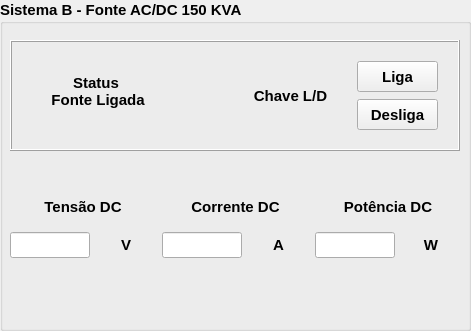
          <widget class="QGroupBox" name="groupBox_15">
           <property name="minimumSize">
            <size>
             <width>471</width>
             <height>331</height>
            </size>
           </property>
           <property name="maximumSize">
            <size>
             <width>471</width>
             <height>331</height>
            </size>
           </property>
           <property name="font">
            <font>
             <pointsize>11</pointsize>
             <weight>75</weight>
             <bold>true</bold>
            </font>
           </property>
           <property name="title">
            <string>Sistema B - Fonte AC/DC 150 KVA</string>
           </property>
           <widget class="QFrame" name="frame_5">
            <property name="geometry">
             <rect>
              <x>10</x>
              <y>40</y>
              <width>450</width>
              <height>111</height>
             </rect>
            </property>
            <property name="minimumSize">
             <size>
              <width>450</width>
              <height>92</height>
             </size>
            </property>
            <property name="frameShape">
             <enum>QFrame::Box</enum>
            </property>
            <property name="frameShadow">
             <enum>QFrame::Raised</enum>
            </property>
            <widget class="QWidget" name="layoutWidget_14">
             <property name="geometry">
              <rect>
               <x>220</x>
               <y>20</y>
               <width>208</width>
               <height>72</height>
              </rect>
             </property>
             <layout class="QHBoxLayout" name="horizontalLayout_19">
              <item>
               <widget class="PyDMLabel" name="PyDMLabel_82">
                <property name="font">
                 <font>
                  <weight>75</weight>
                  <bold>true</bold>
                 </font>
                </property>
                <property name="toolTip">
                 <string/>
                </property>
                <property name="whatsThis">
                 <string/>
                </property>
                <property name="styleSheet">
                 <string notr="true"/>
                </property>
                <property name="text">
                 <string>Chave L/D</string>
                </property>
                <property name="alignment">
                 <set>Qt::AlignCenter</set>
                </property>
               </widget>
              </item>
              <item>
               <layout class="QVBoxLayout" name="verticalLayout_12">
                <item>
                 <widget class="PyDMPushButton" name="pb_on_power_supply_b">
                  <property name="enabled">
                   <bool>true</bool>
                  </property>
                  <property name="minimumSize">
                   <size>
                    <width>81</width>
                    <height>31</height>
                   </size>
                  </property>
                  <property name="maximumSize">
                   <size>
                    <width>81</width>
                    <height>31</height>
                   </size>
                  </property>
                  <property name="font">
                   <font>
                    <weight>75</weight>
                    <bold>true</bold>
                   </font>
                  </property>
                  <property name="toolTip">
                   <string/>
                  </property>
                  <property name="whatsThis">
                   <string>
    Basic PushButton to send a fixed value.

    The PyDMPushButton is meant to hold a specific value, and send that value
    to a channel when it is clicked, much like the MessageButton does in EDM.
    The PyDMPushButton works in two different modes of operation, first, a
    fixed value can be given to the :attr:`.pressValue` attribute, whenever the
    button is clicked a signal containing this value will be sent to the
    connected channel. This is the default behavior of the button. However, if
    the :attr:`.relativeChange` is set to True, the fixed value will be added
    to the current value of the channel. This means that the button will
    increment a channel by a fixed amount with every click, a consistent
    relative move
    
    Parameters
    ----------
    pressValue : int, float, str
        Value to be sent when the button is clicked
    
    channel : str
        ID of channel to manipulate

    parent : QObject, optional
        Parent of PyDMPushButton

    label : str, optional
        String to place on button

    icon : QIcon, optional
        An Icon to display on the PyDMPushButton


    relative : bool, optional
        Choice to have the button peform a relative put, instead of always
        setting to an absolute value
    </string>
                  </property>
                  <property name="text">
                   <string>Liga</string>
                  </property>
                  <property name="checkable">
                   <bool>true</bool>
                  </property>
                 </widget>
                </item>
                <item>
                 <widget class="PyDMPushButton" name="pb_off_power_supply_b">
                  <property name="enabled">
                   <bool>true</bool>
                  </property>
                  <property name="minimumSize">
                   <size>
                    <width>81</width>
                    <height>31</height>
                   </size>
                  </property>
                  <property name="maximumSize">
                   <size>
                    <width>81</width>
                    <height>31</height>
                   </size>
                  </property>
                  <property name="font">
                   <font>
                    <weight>75</weight>
                    <bold>true</bold>
                   </font>
                  </property>
                  <property name="toolTip">
                   <string/>
                  </property>
                  <property name="whatsThis">
                   <string>
    Basic PushButton to send a fixed value.

    The PyDMPushButton is meant to hold a specific value, and send that value
    to a channel when it is clicked, much like the MessageButton does in EDM.
    The PyDMPushButton works in two different modes of operation, first, a
    fixed value can be given to the :attr:`.pressValue` attribute, whenever the
    button is clicked a signal containing this value will be sent to the
    connected channel. This is the default behavior of the button. However, if
    the :attr:`.relativeChange` is set to True, the fixed value will be added
    to the current value of the channel. This means that the button will
    increment a channel by a fixed amount with every click, a consistent
    relative move
    
    Parameters
    ----------
    pressValue : int, float, str
        Value to be sent when the button is clicked
    
    channel : str
        ID of channel to manipulate

    parent : QObject, optional
        Parent of PyDMPushButton

    label : str, optional
        String to place on button

    icon : QIcon, optional
        An Icon to display on the PyDMPushButton


    relative : bool, optional
        Choice to have the button peform a relative put, instead of always
        setting to an absolute value
    </string>
                  </property>
                  <property name="text">
                   <string>Desliga</string>
                  </property>
                  <property name="checkable">
                   <bool>true</bool>
                  </property>
                 </widget>
                </item>
               </layout>
              </item>
             </layout>
            </widget>
            <widget class="QWidget" name="layoutWidget_15">
             <property name="geometry">
              <rect>
               <x>10</x>
               <y>30</y>
               <width>125</width>
               <height>43</height>
              </rect>
             </property>
             <layout class="QHBoxLayout" name="horizontalLayout_20">
              <item>
               <widget class="PyDMLed" name="led_status_power_supply_b">
                <property name="minimumSize">
                 <size>
                  <width>21</width>
                  <height>41</height>
                 </size>
                </property>
                <property name="maximumSize">
                 <size>
                  <width>21</width>
                  <height>41</height>
                 </size>
                </property>
                <property name="toolTip">
                 <string/>
                </property>
                <property name="whatsThis">
                 <string/>
                </property>
                <property name="onColour">
                 <enum>QLed::Green</enum>
                </property>
                <property name="offColour">
                 <enum>QLed::Red</enum>
                </property>
               </widget>
              </item>
              <item>
               <widget class="PyDMLabel" name="PyDMLabel_83">
                <property name="font">
                 <font>
                  <weight>75</weight>
                  <bold>true</bold>
                 </font>
                </property>
                <property name="toolTip">
                 <string/>
                </property>
                <property name="whatsThis">
                 <string/>
                </property>
                <property name="text">
                 <string>Status 
 Fonte Ligada</string>
                </property>
                <property name="alignment">
                 <set>Qt::AlignCenter</set>
                </property>
               </widget>
              </item>
             </layout>
            </widget>
           </widget>
           <widget class="QWidget" name="layoutWidget_16">
            <property name="geometry">
             <rect>
              <x>10</x>
              <y>190</y>
              <width>451</width>
              <height>71</height>
             </rect>
            </property>
            <layout class="QGridLayout" name="gridLayout_11">
             <item row="0" column="0">
              <widget class="PyDMLabel" name="PyDMLabel_84">
               <property name="font">
                <font>
                 <weight>75</weight>
                 <bold>true</bold>
                </font>
               </property>
               <property name="toolTip">
                <string/>
               </property>
               <property name="whatsThis">
                <string/>
               </property>
               <property name="text">
                <string>Tensão DC</string>
               </property>
               <property name="alignment">
                <set>Qt::AlignCenter</set>
               </property>
              </widget>
             </item>
             <item row="0" column="1">
              <widget class="PyDMLabel" name="PyDMLabel_85">
               <property name="font">
                <font>
                 <weight>75</weight>
                 <bold>true</bold>
                </font>
               </property>
               <property name="toolTip">
                <string/>
               </property>
               <property name="whatsThis">
                <string/>
               </property>
               <property name="text">
                <string>Corrente DC</string>
               </property>
               <property name="alignment">
                <set>Qt::AlignCenter</set>
               </property>
              </widget>
             </item>
             <item row="0" column="2">
              <widget class="PyDMLabel" name="PyDMLabel_86">
               <property name="font">
                <font>
                 <weight>75</weight>
                 <bold>true</bold>
                </font>
               </property>
               <property name="toolTip">
                <string/>
               </property>
               <property name="whatsThis">
                <string/>
               </property>
               <property name="text">
                <string>Potência DC</string>
               </property>
               <property name="alignment">
                <set>Qt::AlignCenter</set>
               </property>
              </widget>
             </item>
             <item row="1" column="0">
              <layout class="QHBoxLayout" name="horizontalLayout_21">
               <item>
                <widget class="PyDMLineEdit" name="le_power_supply_voltage_b">
                 <property name="maximumSize">
                  <size>
                   <width>80</width>
                   <height>16777215</height>
                  </size>
                 </property>
                 <property name="toolTip">
                  <string/>
                 </property>
                 <property name="whatsThis">
                  <string>
    Writeable text field to send and display channel values
    </string>
                 </property>
                 <property name="readOnly">
                  <bool>true</bool>
                 </property>
                </widget>
               </item>
               <item>
                <widget class="PyDMLabel" name="PyDMLabel_87">
                 <property name="font">
                  <font>
                   <weight>75</weight>
                   <bold>true</bold>
                  </font>
                 </property>
                 <property name="toolTip">
                  <string/>
                 </property>
                 <property name="whatsThis">
                  <string/>
                 </property>
                 <property name="text">
                  <string>V</string>
                 </property>
                 <property name="alignment">
                  <set>Qt::AlignCenter</set>
                 </property>
                </widget>
               </item>
              </layout>
             </item>
             <item row="1" column="1">
              <layout class="QHBoxLayout" name="horizontalLayout_22">
               <item>
                <widget class="PyDMLineEdit" name="le_power_supply_current_b">
                 <property name="maximumSize">
                  <size>
                   <width>80</width>
                   <height>16777215</height>
                  </size>
                 </property>
                 <property name="toolTip">
                  <string/>
                 </property>
                 <property name="whatsThis">
                  <string>
    Writeable text field to send and display channel values
    </string>
                 </property>
                 <property name="readOnly">
                  <bool>true</bool>
                 </property>
                </widget>
               </item>
               <item>
                <widget class="PyDMLabel" name="PyDMLabel_88">
                 <property name="font">
                  <font>
                   <weight>75</weight>
                   <bold>true</bold>
                  </font>
                 </property>
                 <property name="toolTip">
                  <string/>
                 </property>
                 <property name="whatsThis">
                  <string/>
                 </property>
                 <property name="text">
                  <string>A</string>
                 </property>
                 <property name="alignment">
                  <set>Qt::AlignCenter</set>
                 </property>
                </widget>
               </item>
              </layout>
             </item>
             <item row="1" column="2">
              <layout class="QHBoxLayout" name="horizontalLayout_23">
               <item>
                <widget class="PyDMLineEdit" name="le_power_supply_power_b">
                 <property name="maximumSize">
                  <size>
                   <width>80</width>
                   <height>16777215</height>
                  </size>
                 </property>
                 <property name="toolTip">
                  <string/>
                 </property>
                 <property name="whatsThis">
                  <string>
    Writeable text field to send and display channel values
    </string>
                 </property>
                 <property name="readOnly">
                  <bool>true</bool>
                 </property>
                </widget>
               </item>
               <item>
                <widget class="PyDMLabel" name="PyDMLabel_89">
                 <property name="font">
                  <font>
                   <weight>75</weight>
                   <bold>true</bold>
                  </font>
                 </property>
                 <property name="toolTip">
                  <string/>
                 </property>
                 <property name="whatsThis">
                  <string/>
                 </property>
                 <property name="text">
                  <string>W</string>
                 </property>
                 <property name="alignment">
                  <set>Qt::AlignCenter</set>
                 </property>
                </widget>
               </item>
              </layout>
             </item>
            </layout>
           </widget>
          </widget>
